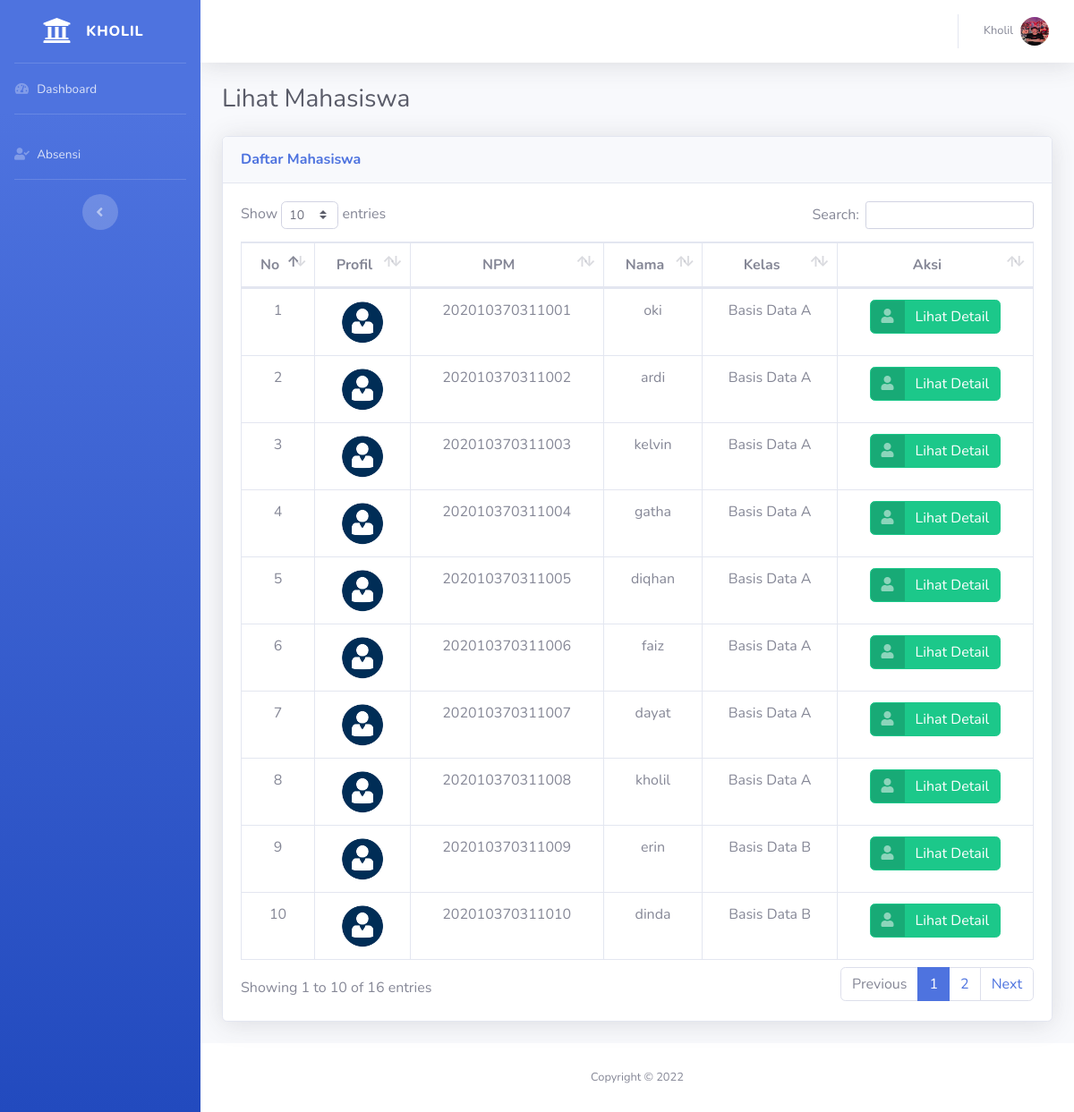
The app's page /lihatmhs.php (signed in) with its own data.
### tables this page shows
CREATE TABLE `mahasiswa` (
  `npm` varchar(15) NOT NULL,
  `nama` varchar(30) NOT NULL,
  `jk` enum('Pria','Wanita') NOT NULL,
  `tgl_lahir` date NOT NULL,
  `alamat` varchar(255) NOT NULL,
  `id_kelas` varchar(11) NOT NULL,
  `foto` varchar(255) NOT NULL
);

### lihatmhs.php (the view, shortened to what this page needs)
<?php
	include "koneksi.php";
	$dosen_name = $_SESSION["dosen_user_name"];
    $dosen_foto = $_SESSION["dosen_user_foto"];
?>
<!DOCTYPE html>
<html lang="en">
<head>
  <link href="vendor/fontawesome-free/css/all.min.css" rel="stylesheet" type="text/css">
  <link href="css/sb-admin-2.min.css" rel="stylesheet">
  <link href="vendor/datatables/dataTables.bootstrap4.min.css" rel="stylesheet">
</head>
<body id="page-top">
  <div id="wrapper">
    <ul class="navbar-nav bg-gradient-primary sidebar sidebar-dark accordion" id="accordionSidebar">
      <a class="sidebar-brand d-flex align-items-center justify-content-center" href="index.php">
        <div class="sidebar-brand-icon">
          <i class="fas fa-university"></i>
        </div>
        <div class="sidebar-brand-text mx-3">Kholil</div>
      </a>
      <hr class="sidebar-divider my-0">
      <li class="nav-item">
        <a class="nav-link" href="index.php">
          <i class="fas fa-fw fa-tachometer-alt"></i>
          <span>Dashboard</span></a>
      </li>
      <hr class="sidebar-divider">
      <li class="nav-item">
        <a class="nav-link" href="absensi.php">
          <i class="fas fa-fw fa-user-check"></i>
          <span>Absensi</span></a>
      </li>
      <hr class="sidebar-divider d-none d-md-block">
      <div class="text-center d-none d-md-inline">
        <button class="rounded-circle border-0" id="sidebarToggle"></button>
      </div>
    </ul>
    <div id="content-wrapper" class="d-flex flex-column">
      <div id="content">
        <nav class="navbar navbar-expand navbar-light bg-white topbar mb-4 static-top shadow">
          <ul class="navbar-nav ml-auto">
            <li class="nav-item dropdown no-arrow">
              <a class="nav-link dropdown-toggle" href="#" id="userDropdown" role="button" data-toggle="dropdown" aria-haspopup="true" aria-expanded="false">
                <span class="mr-2 d-none d-lg-inline text-gray-600 small"><?= $dosen_name ;?></span>
                <img class="img-profile rounded-circle" src="img/<?= $dosen_foto; ?>">
              </a>
            </li>
          </ul>
        </nav>
        <div class="container-fluid">
          <h1 class="h3 mb-4 text-gray-800">Lihat Mahasiswa</h1>
          <div class="card shadow mb-4">
            <div class="card-header py-3">
              <h6 class="m-0 font-weight-bold text-primary">Daftar Mahasiswa </h6>
            </div>
            <div class="card-body">
              <div class="table-responsive">
                  <table class="table table-bordered" id="dataTable" width="100%" cellspacing="0">
                  <thead>
                    <tr align="center">
                      <th>No</th>
                      <th>Profil</th>
                      <th>NPM</th>
                      <th>Nama</th>
                      <th>Kelas</th>
                      <th>Aksi</th>
                    </tr>
                  </thead>
                  <tbody align="center">
                    <?php
                    $sql="SELECT * FROM mahasiswa";
                    $query=mysqli_query($koneksi,$sql);
                    $i = 1;
                    while ($data=mysqli_fetch_array($query)){
                        $npm=$data["npm"];
                        $nama=$data["nama"];
                        $foto=$data["foto"];
                        $kelas=$data["id_kelas"];
                    ?>
                    <tr>
                      <td><?=$i++;?></td>
                      <td><img class="img-profile rounded-circle" style="width:50px;height:50px;" src="img/<?=$foto?>"></td>
                      <td><?= $npm;?></td>
                      <td><?= $nama;?></td>
                      <td><?php if($kelas=="001"){
                        echo 'Basis Data A';
                      }elseif($kelas=="002"){
                        echo 'Basis Data B';
                      }
                      ;?></td>
                      <td><a href="#" class="btn btn-success btn-icon-split">
                    <span class="icon text-white-50">
                      <i class="fas fa-user"></i>
                    </span>
                    <span class="text">Lihat Detail</span>
                  </a></td>
                    </tr>
                    <?php }?>
                    </tbody>
                </table>
            </div>
            </div>
          </div>
        </div>
      </div>
      <footer class="sticky-footer bg-white">
        <div class="container my-auto">
          <div class="copyright text-center my-auto">
            <span>Copyright &copy; 2022</span>
          </div>
        </div>
      </footer>
    </div>
  </div>
</body>
</html>

### records on screen
mahasiswa: foto (placeholder picture), npm "202010370311001", nama "oki", shows "Basis Data A"
mahasiswa: foto (placeholder picture), npm "202010370311002", nama "ardi", shows "Basis Data A"
mahasiswa: foto (placeholder picture), npm "202010370311003", nama "kelvin", shows "Basis Data A"
mahasiswa: foto (placeholder picture), npm "202010370311004", nama "gatha", shows "Basis Data A"
mahasiswa: foto (placeholder picture), npm "202010370311005", nama "diqhan", shows "Basis Data A"
mahasiswa: foto (placeholder picture), npm "202010370311006", nama "faiz", shows "Basis Data A"
mahasiswa: foto (placeholder picture), npm "202010370311007", nama "dayat", shows "Basis Data A"
mahasiswa: foto (placeholder picture), npm "202010370311008", nama "kholil", shows "Basis Data A"
mahasiswa: foto (placeholder picture), npm "202010370311009", nama "erin", shows "Basis Data B"
mahasiswa: foto (placeholder picture), npm "202010370311010", nama "dinda", shows "Basis Data B"

### other values on screen
$dosen_name "Kholil"
